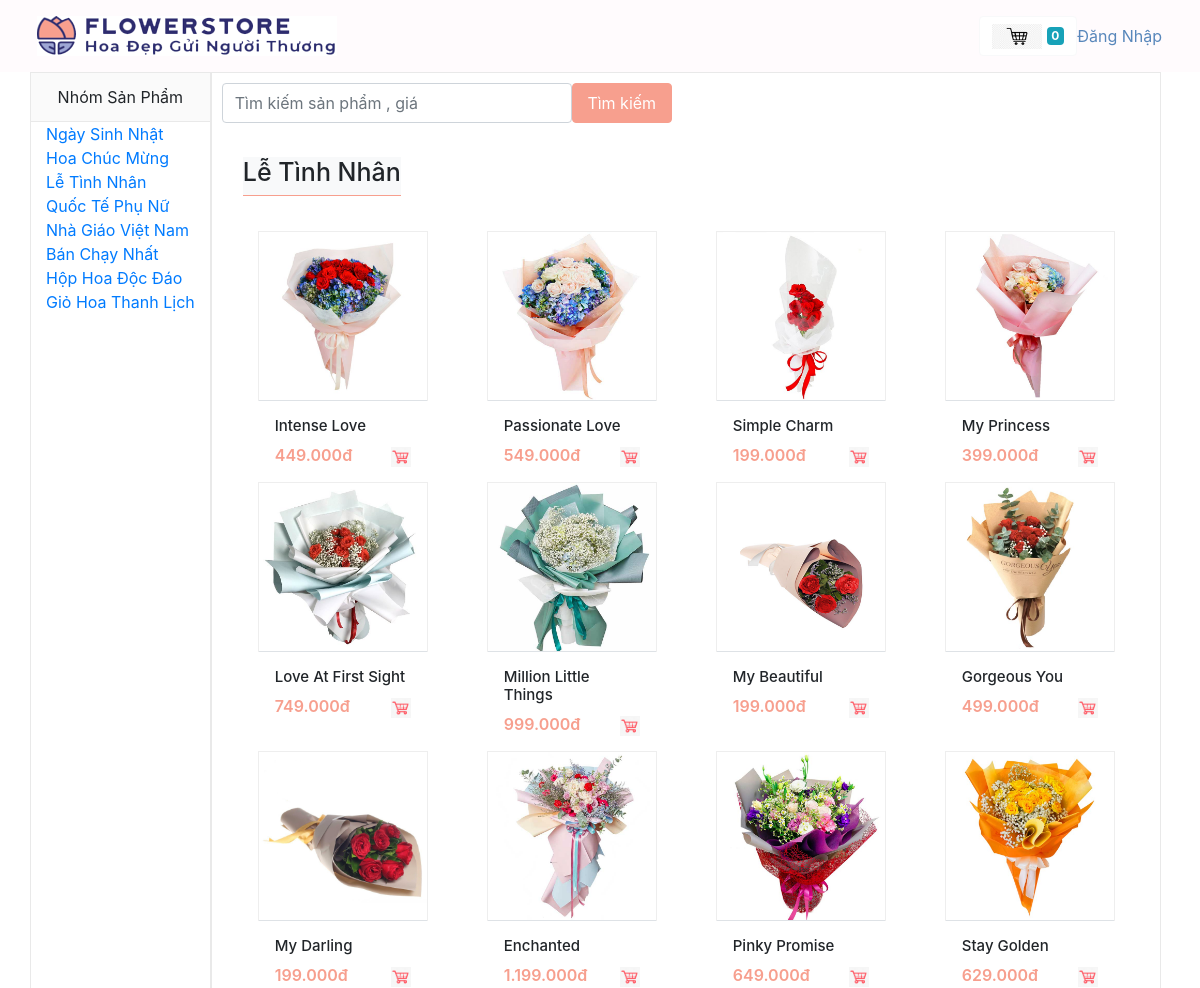
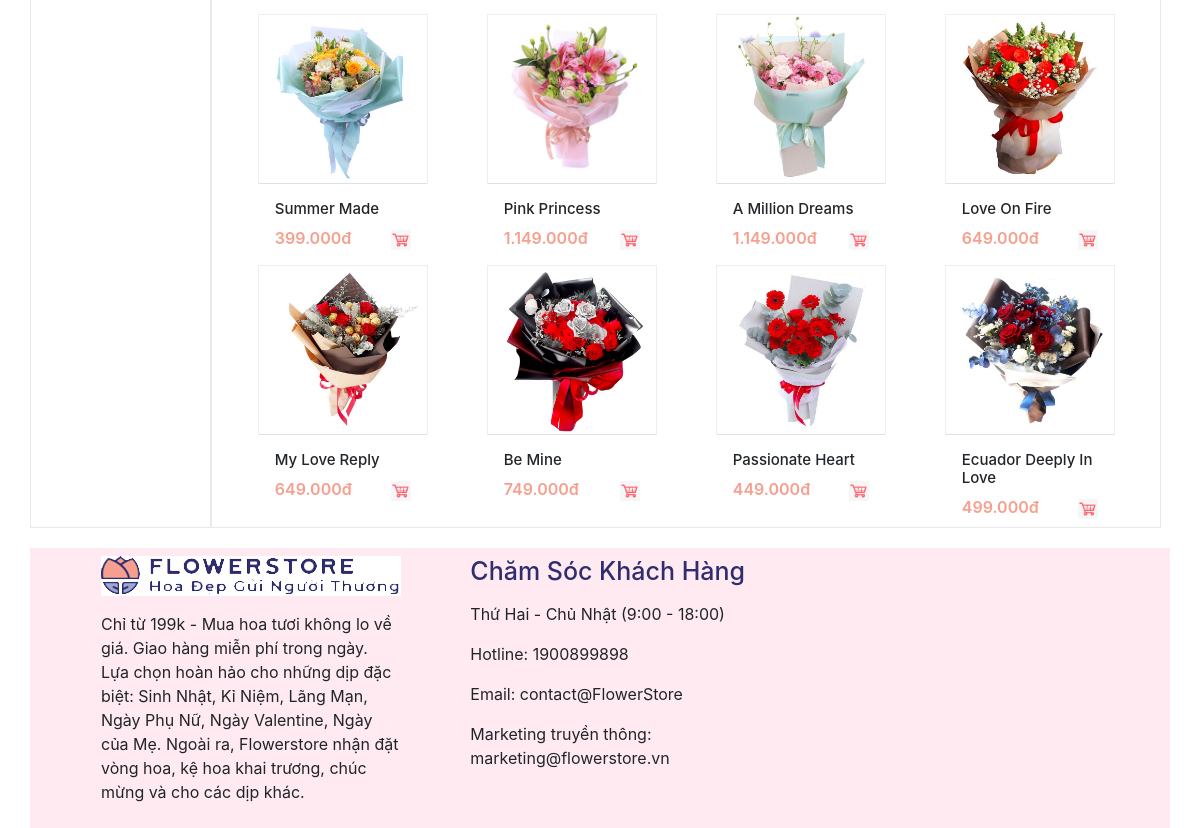
Page /Category.php?id_category=3 on the committed database (2 pictures, top to bottom).
### tables this page shows
CREATE TABLE `category` (
  `id_category` int(11) NOT NULL,
  `name` varchar(50) NOT NULL,
  `created_at` datetime DEFAULT NULL,
  `updated_at` datetime DEFAULT NULL
);

CREATE TABLE `products` (
  `id_product` int(11) NOT NULL,
  `id_category` int(11) DEFAULT NULL,
  `title` varchar(250) DEFAULT NULL,
  `price` float DEFAULT NULL,
  `content` longtext DEFAULT NULL,
  `thumbnail` varchar(500) DEFAULT NULL,
  `created_at` datetime DEFAULT NULL,
  `updated_at` datetime DEFAULT NULL
);

### db/dbhelper.php (called while the page is built, shortened)
<?php
function executeResult($sql, $onlyOne = false) {
	$conn = mysqli_connect(HOST, USERNAME, PASSWORD, DATABASE);
	mysqli_set_charset($conn, 'utf8');
	$resultset = mysqli_query($conn, $sql);
	$data = [];
	if($onlyOne) {
		$data = mysqli_fetch_array($resultset, 1);
	} else {
		$data = [];
		while(($row = mysqli_fetch_array($resultset, 1)) != null) {
			$data[] = $row;
		}
	}
	return $data;
}

### untils/utility.php (called while the page is built, shortened)
<?php
function removeSpecialCharacter($str) {
	$str = str_replace('\\', '\\\\', $str);
	$str = str_replace('\'', '\\\'', $str);
	return $str;
}
function getGet($key) {
	$value = '';
	if(isset($_GET[$key])) {
		$value = $_GET[$key];
	}
	return removeSpecialCharacter($value);
}

### Category.php (the view, shortened to what this page needs)
 <?php
 require_once('db/dbhelper.php');
 require_once('untils/utility.php');
 include_once('layout/header.php');
 include_once('layout/sidebar.php');
 ?>
 <div class=" sidebar-box col-md-10"  >
      <form class="row" style="padding: 10px" method="get">
    <div class="form-group" >
      <input class="form-control" type="text" name="search" placeholder="Tìm kiếm sản phẩm , giá" style="height:40px;width:350px" >
    </div>
    <div>
     <button class="btn bg-pink text-white " type="submit" name="submit"style="height:40px;width:100px">Tìm kiếm</button>
    </div>
  </form>
   <div class=" navbar ">
     <?php
     $id = getGet('id_category');
     if (isset($id) ) {
      if ($id > 0) {
       $BanChay = executeResult('select * from category where id_category= '.$id,true);
       ?>
       <h3 class="bg-light  section-title-1" style="font-size: 25px"><span class="text-body"><?=$BanChay['name']?></span></h3>
       <div class="tab-pane">
        <div class="row">
         <?php
         $cate = executeResult('select * from products where id_category='.$_GET['id_category']);
         foreach ($cate as $item) {
           echo '<div class="col-md-3 col-9 " >
           <ul class="zoom">
             <div class="product-box-2 h-100 position-relative ">
               <a class="h-100 w-100" href="Details.php?id_product='.$item['id_product'].'">
               <img  src="upload/images/'.$item['thumbnail'].'" alt="hover" style="width:100%" />
               </a>
               <div class="p-3 border-top" >
                 <h2 class=" " style="font-size:15px">'.$item['title'].'</h2>
                 <div class="align-items-end  w-100" >
                   <div class="float-left flex-grow-1 price-box">
                     <div class="strong-600 d-lg-block product-price" style="color: #f79f8e">
                     '.number_format($item['price'],0,',','.').'đ
                     </div>
                     </div>
                     <div class="float-right d-lg-blockk">
                     <i class=""><img src="upload/images/logocart.png" style="width: 20px; hight: 20px"/></i>
                     </div>
                 </div>
               </div>
             </div>
           </ul>
           </div>  ';
         }
         ?>
       </div>
     </div>
     <?php
   }
 }
 ?>
</div>
</div>
<div style="padding: 10px"></div>
<?php
include_once('layout/footer.php');
?>

### layout/sidebar.php (shortened to what this page needs)
<div class="container">
<div class="row">
	<div class="bg-white sidebar-box md-3">
		<div class="box-title text-center">
			Nhóm Sản Phẩm
		</div>
		<div class="">
			<?php
			$categoryAll = executeResult('select * from category ');
			foreach ($categoryAll as $item) {
				echo '<div class="col-md-12 ">
				<a href="Category.php?id_category='.$item['id_category'].'">'.$item['name'].'</a>
				</div>';
			}
			?>
		</div>
	</div>

### rows in the picture
category: name "Ngày Sinh Nhật"
category: name "Hoa Chúc Mừng"
category: name "Lễ Tình Nhân"
category: name "Quốc Tế Phụ Nữ"
category: name "Nhà Giáo Việt Nam"
category: name "Bán Chạy Nhất"
category: name "Hộp Hoa Độc Đáo"
category: name "Giỏ Hoa Thanh Lịch"
products: thumbnail (picture), title "Intense Love", price "449.000"
products: thumbnail (picture), title "Passionate Love", price "549.000"
products: thumbnail (picture), title "Simple Charm", price "199.000"
products: thumbnail (picture), title "My Princess", price "399.000"
products: thumbnail (picture), title "Love At First Sight", price "749.000"
products: thumbnail (picture), title "Million Little Things", price "999.000"
products: thumbnail (picture), title "My Beautiful", price "199.000"
products: thumbnail (picture), title "Gorgeous You", price "499.000"
products: thumbnail (picture), title "My Darling", price "199.000"
products: thumbnail (picture), title "Enchanted", price "1.199.000"
products: thumbnail (picture), title "Pinky Promise", price "649.000"
products: thumbnail (picture), title "Stay Golden", price "629.000"
products: thumbnail (picture), title "Summer Made", price "399.000"
products: thumbnail (picture), title "Pink Princess", price "1.149.000"
products: thumbnail (picture), title "A Million Dreams", price "1.149.000"
products: thumbnail (picture), title "Love On Fire", price "649.000"
products: thumbnail (picture), title "My Love Reply", price "649.000"
products: thumbnail (picture), title "Be Mine", price "749.000"
products: thumbnail (picture), title "Passionate Heart", price "449.000"
products: thumbnail (picture), title "Ecuador Deeply In Love", price "499.000"

### other values in the picture
$count "0"
